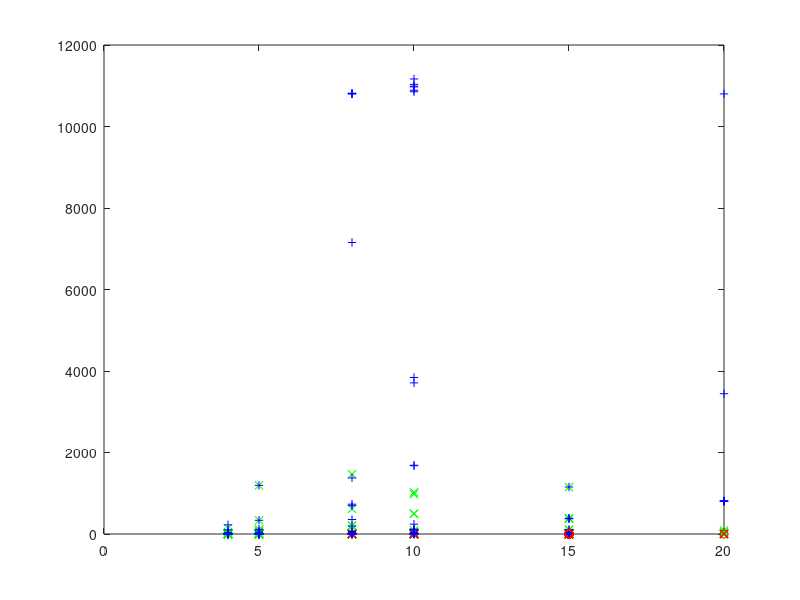

The MATLAB source for this figure: (Note: this script raises an error after producing the figure.)
fid = fopen('Runlog.txt');
C = textscan(fid,'%n %n %n %n %n %s','HeaderLines',1);
n = C{1};
p = C{2};
dom = C{3};
PEP_num = C{4};
run_time = C{5};
algo = [C{6}];
isBE = strcmp(algo,'BE');
fail = run_time == -1;

plot(n(~fail & isBE),run_time(~fail & isBE),'xg',...
    n(fail & isBE),0,'xr',...
    n(~fail & ~isBE),run_time(~fail & ~ isBE),'+b',...
    n(fail & ~isBE),0,'or');    


%% PLots
x = 1:30;
y = 1:30;
for i=1:length(x);
    for j = 1:length(y);
        z(i,j) = JointDis([i j],8);
    end
end
surf(x,y,z);